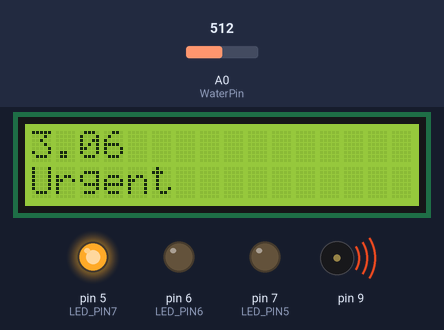
Recording of a sketch running on a simulated Arduino Uno, built with avr-gcc and run on an emulated ATmega328P. On the bench: 16×2 character LCD, output pins drawn as LEDs (lit = HIGH), buzzer (waves = sounding). The test bench sets the inputs (shaded band); at power-on: A0 (WaterPin) = 512. What the sketch prints to the serial monitor is not drawn.

Above: at 1.2 s.
1.3 s: A0 (WaterPin) set to 492
At 5.8 s:
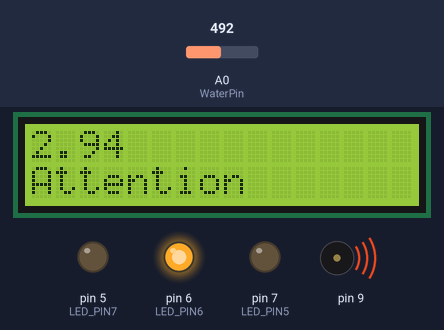
7.6 s: A0 (WaterPin) set to 306
At 9.3 s:
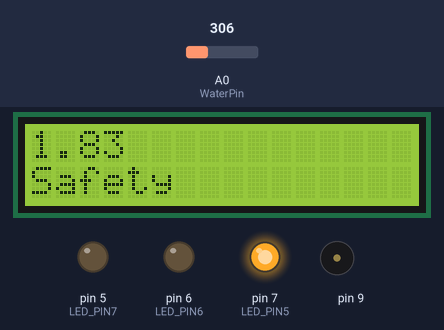
13.6 s: A0 (WaterPin) set to 327
At 14.6 s:
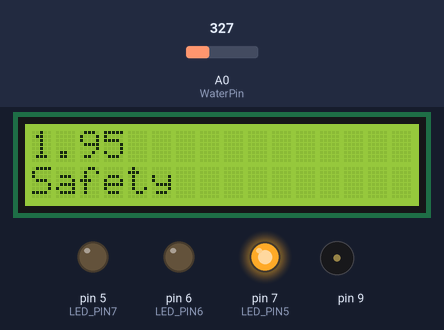
19.6 s: A0 (WaterPin) set to 353
At 21.1 s:
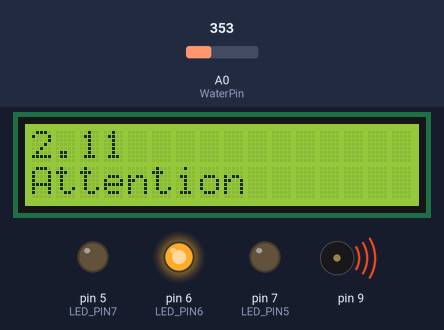
25.6 s: A0 (WaterPin) set to 511
At 26.8 s:
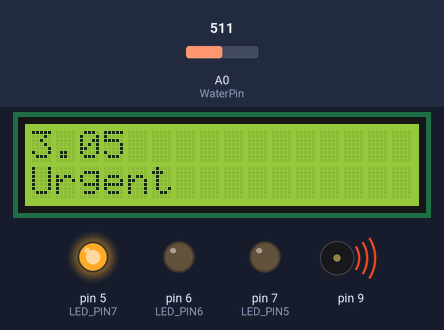
Timing chart, 0 to 37.4 s (numbered marks = the images above; inputs shaded):
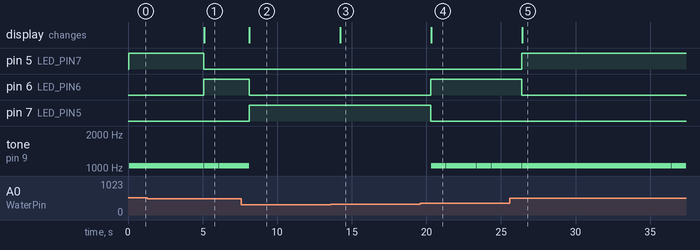

Measured:
- the behaviour switches between 503 and 502 on A0 (WaterPin) (found by bisection; images 0 and 1)
- the behaviour switches between 335 and 336 on A0 (WaterPin) (found by bisection; images 3 and 4)
- after the input at 1.3 s, pin 5 (LED_PIN7): HIGH → LOW after 3.8 s; pin 6 (LED_PIN6): LOW → HIGH after 3.8 s; the display: changes after 3.8 s (image 1)
- after the input at 7.6 s, pin 6 (LED_PIN6): HIGH → LOW after 0.53 s; pin 7 (LED_PIN5): LOW → HIGH after 0.53 s; tone on pin 9: goes on until 8.1 s, then stays silent; the display: changes after 0.54 s (image 2)
- after the input at 13.6 s, the display: changes after 0.63 s (image 3)
- after the input at 19.6 s, pin 6 (LED_PIN6): LOW → HIGH after 0.70 s; pin 7 (LED_PIN5): HIGH → LOW after 0.70 s; tone on pin 9: alternates 1046 Hz for 1.0 s and silent for 0.02 s, starting after 0.71 s; the display: changes after 0.71 s (image 4)
- after the input at 25.6 s, pin 5 (LED_PIN7): LOW → HIGH after 0.80 s; pin 6 (LED_PIN6): HIGH → LOW after 0.80 s; tone on pin 9: alternates 1046 Hz for 5.0 s and silent for 0.01 s, starting after 5.8 s; the display: changes after 0.81 s (image 5)

The sketch:

water_sensor.ino
```cpp
/*LED*/
#define LED_PIN5 7 //定義LED紅 PIN為11
#define LED_PIN6 6 //定義LED黃 PIN為12                                        ,
#define LED_PIN7 5 //定義LED7綠 PIN為13
/*LCD*/
#include <LiquidCrystal_I2C.h> //LCD library
#include <Wire.h>
LiquidCrystal_I2C lcd(0x27,16,2);  //設定LCD位置0x27,設定LCD大小為16*2
/*水位感測器*/
#define WaterPin 0
#define Alert 3
double data, depth;

void setup()
{
lcd.init(); //初始化LCD
lcd.backlight(); //開啟背光
pinMode(LED_PIN5, OUTPUT);//設定PIN 11為輸出模式
pinMode(LED_PIN6, OUTPUT);//設定PIN 12為輸出模式
pinMode(LED_PIN7, OUTPUT);//設定PIN 13為輸出模式
Serial.begin(9600);

}
void loop()
{
data = analogRead(WaterPin);
depth = (data / 670) * 4;
Serial.print(depth);
Serial.println("cm");
if (depth>1 && depth<2){
    digitalWrite(LED_PIN5, HIGH);//PIN 5輸出為HIGH,LED點亮
    digitalWrite(LED_PIN6, LOW);//PIN 6輸出為LOW,LED熄滅
    digitalWrite(LED_PIN7, LOW);//PIN 7輸出為LOW,LED熄滅
    lcd.clear();
    lcd.print(depth);
    lcd.setCursor(0, 1);
    lcd.print("Safety");
    noTone(9); //noTone停止發出聲音PIN 9
    delay(1000);
  }
else if(depth>2 && depth<3){
    digitalWrite(LED_PIN5,LOW );//PIN 5輸出為LOW,LED點亮
    digitalWrite(LED_PIN6, HIGH);//PIN 6輸出為HIGH,LED熄滅
    digitalWrite(LED_PIN7, LOW);//PIN 7輸出為LOW,LED熄滅
    lcd.clear();
    lcd.print(depth);
    lcd.setCursor(0, 1);
    lcd.print("Attention");
    tone(9,1046,1000);//tone (使用9號腳位,使用1046(DO發音),持續1秒)
    delay(1000);
  }
else if(depth>3){
    digitalWrite(LED_PIN5, LOW);//PIN 5輸出為LOW,LED點亮
    digitalWrite(LED_PIN6, LOW);//PIN 6輸出為LOW,LED熄滅
    digitalWrite(LED_PIN7, HIGH);//PIN 7輸出為HIGH,LED熄滅
    lcd.clear();
    lcd.print(depth);
    lcd.setCursor(0, 1);
    lcd.print("Urgent");
    tone(9,1046,5000);//tone (使用9號腳位,使用1046(DO發音),持續5秒)
    delay(5000);
  }
}
```
